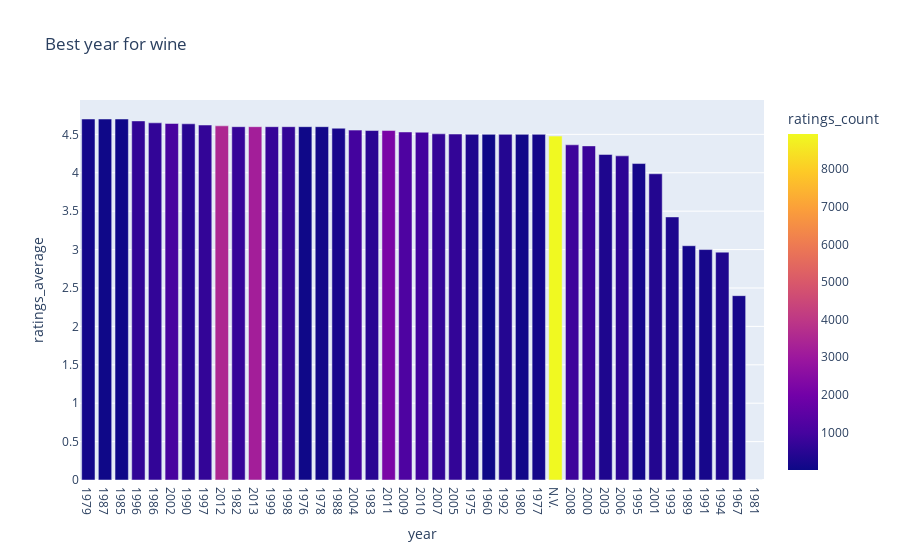

This figure's notebook cell:
### Code cell
import pandas as pd
import plotly.express as px

df6 = pd.read_csv('data/vintage_table.csv', encoding='latin1')
best_year = df6.groupby('year', as_index=False)[['price_euros', 'ratings_average', 'ratings_count']].mean()
best_year.sort_values('ratings_average', ascending=False, inplace=True)
fig = px.bar(best_year, x=best_year['year'], y=best_year['ratings_average'], color=best_year['ratings_count'], title='Best year for wine')
fig.show()

### Figure 1 — Plotly figure (JSON) as saved in the notebook; plotly's stock layout.template omitted (floating-point values rounded to 4 significant figures)
{"data": [{"alignmentgroup": "True", "hovertemplate": "year=%{x}<br>ratings_average=%{y}<br>ratings_count=%{marker.color}<extra></extra>", "legendgroup": "", "marker": {"color": [109, 37, 36, 639, 654, 1031.0, 467.6, 667.6, 3498.0, 692.7, 3187.0, 708.1, 641.5, 38, 101, 194.8, 956.6, 496, 2174.0, 1174.0, 943.2, 668.0, 670.6, 302, 25, 407.5, 100, 134, 8931.0, 851.2, 764.4, 306.2, 564.3, 126, 391.4, 282, 115.8, 187.7, 342, 168.5, 5], "coloraxis": "coloraxis", "pattern": {"shape": ""}}, "name": "", "offsetgroup": "", "orientation": "v", "showlegend": false, "textposition": "auto", "type": "bar", "x": ["1979", "1987", "1985", "1996", "1986", "2002", "1990", "1997", "2012", "1982", "2013", "1999", "1998", "1976", "1978", "1988", "2004", "1983", "2011", "2009", "2010", "2007", "2005", "1975", "1960", "1992", "1980", "1977", "N.V.", "2008", "2000", "2003", "2006", "1995", "2001", "1993", "1989", "1991", "1994", "1967", "1981"], "xaxis": "x", "y": [4.7, 4.7, 4.7, 4.675, 4.65, 4.642, 4.638, 4.621, 4.611, 4.6, 4.6, 4.6, 4.6, 4.6, 4.6, 4.58, 4.555, 4.55, 4.55, 4.531, 4.528, 4.507, 4.504, 4.5, 4.5, 4.5, 4.5, 4.5, 4.478, 4.364, 4.35, 4.238, 4.22, 4.12, 3.987, 3.425, 3.05, 3, 2.967, 2.4, 0], "yaxis": "y"}], "layout": {"barmode": "relative", "coloraxis": {"colorbar": {"title": {"text": "ratings_count"}}, "colorscale": [[0, "#0d0887"], [0.1111, "#46039f"], [0.2222, "#7201a8"], [0.3333, "#9c179e"], [0.4444, "#bd3786"], [0.5556, "#d8576b"], [0.6667, "#ed7953"], [0.7778, "#fb9f3a"], [0.8889, "#fdca26"], [1, "#f0f921"]]}, "legend": {"tracegroupgap": 0}, "title": {"text": "Best year for wine"}, "xaxis": {"anchor": "y", "domain": [0, 1], "title": {"text": "year"}}, "yaxis": {"anchor": "x", "domain": [0, 1], "title": {"text": "ratings_average"}}}}
